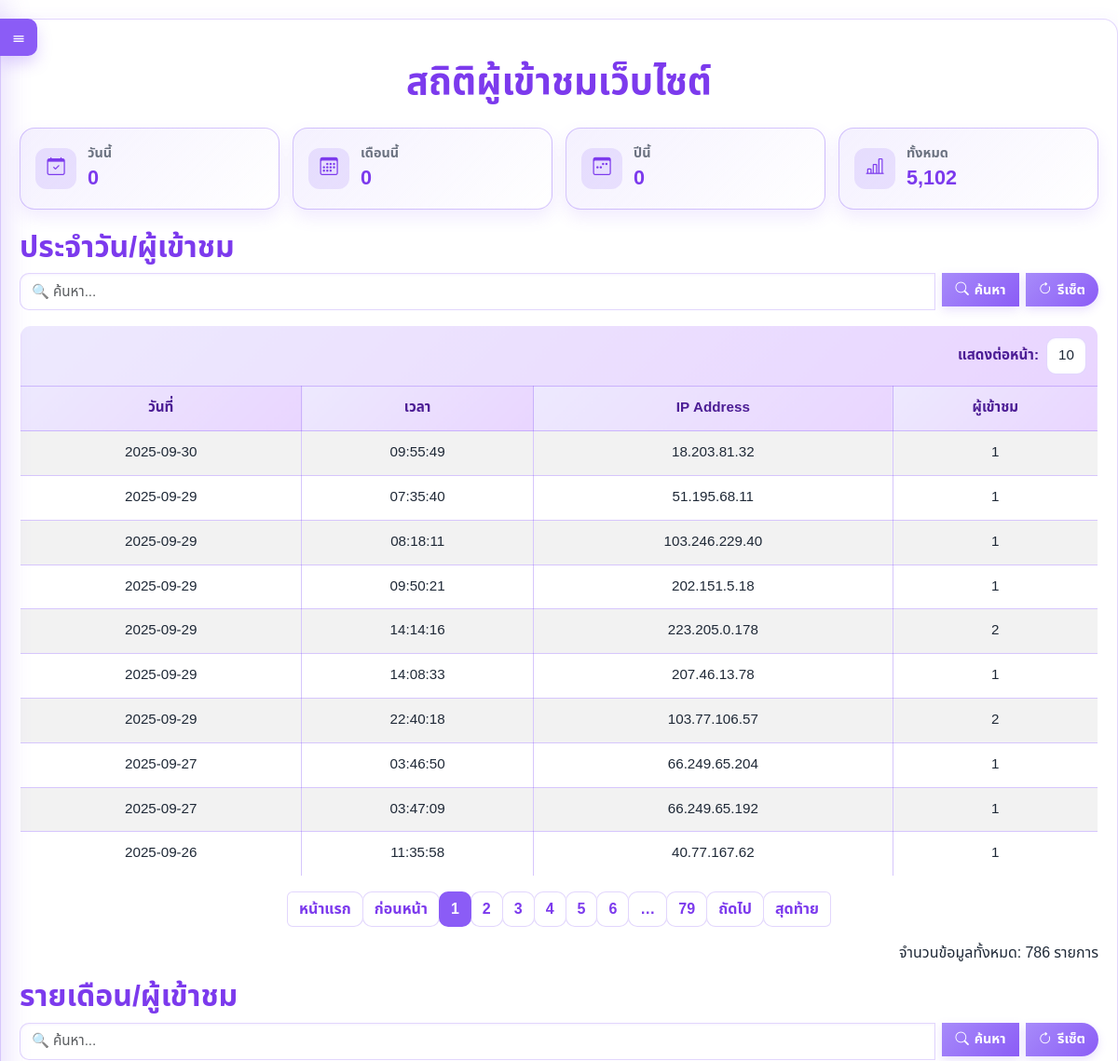
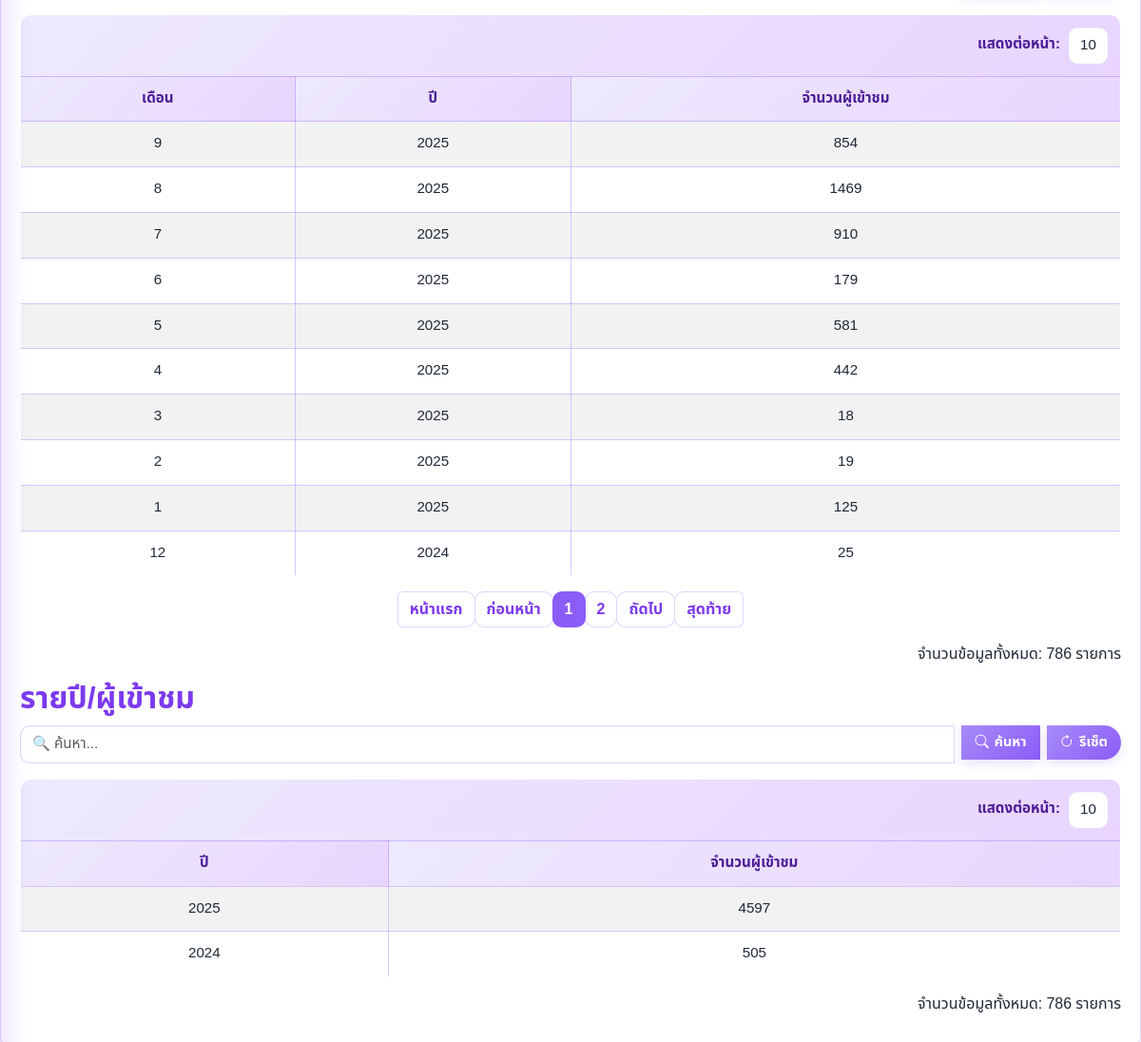
Page /stats.php (signed in) on the committed database (2 pictures, top to bottom).
### tables this page shows
CREATE TABLE `visitors` (
  `id` int(11) NOT NULL,
  `visit_date` date NOT NULL,
  `visit_month` int(11) NOT NULL,
  `visit_year` int(11) NOT NULL,
  `visit_time` time NOT NULL,
  `ip_address` varchar(45) NOT NULL,
  `count` int(11) DEFAULT 1
);

### stats.php (the view, shortened to what this page needs)
<?php
include 'auth.php';
$itemsPerPage = isset($_GET['items_per_page']) ? (int)$_GET['items_per_page'] : 10;
$pageDaily = max(1, (int)($_GET['page_daily'] ?? 1));
$pageMonthly = max(1, (int)($_GET['page_monthly'] ?? 1));
$pageYearly = max(1, (int)($_GET['page_yearly'] ?? 1));
function build_stats_url(array $params, string $anchor = ''): string
{
    $query = http_build_query($params);
    $url = $query === '' ? '?' : '?' . $query;
    if ($anchor !== '') {
        $url .= '#' . $anchor;
    }
    return $url;
}
function build_page_range(int $current, int $total, int $window = 2): array
{
    $maxDisplay = ($window * 2) + 5;
    if ($total <= $maxDisplay) {
        return range(1, $total);
    }
    $pages = [1];
    $start = max(2, $current - $window);
    $end = min($total - 1, $current + $window);
    if ($current <= $window + 2) {
        $start = 2;
        $end = min($total - 1, 2 + ($window * 2));
    } elseif ($current >= $total - ($window + 1)) {
        $end = $total - 1;
        $start = max(2, $total - (($window * 2) + 1));
    }
    for ($i = $start; $i <= $end; $i++) {
        $pages[] = $i;
    }
    if ($end < $total - 1) {
        $pages[] = '...';
    }
    $pages[] = $total;
    return $pages;
}
$offsetDaily = ($pageDaily - 1) * $itemsPerPage;
$offsetMonthly = ($pageMonthly - 1) * $itemsPerPage;
$offsetYearly = ($pageYearly - 1) * $itemsPerPage;
$dailyQuery = "";
$monthlyQuery = "";
$yearlySearch = isset($_GET['yearly_search']) ? trim($_GET['yearly_search']) : '';
$yearlyQuery = "";
$result = $conn->query("SELECT visit_date, visit_time, ip_address, count FROM visitors $dailyQuery ORDER BY visit_date DESC LIMIT $itemsPerPage OFFSET $offsetDaily");
$daily_visits = [];
while ($row = $result->fetch_assoc()) {
    $daily_visits[] = $row;
}
$result = $conn->query("SELECT COUNT(*) AS total FROM visitors $dailyQuery");
$row = $result->fetch_assoc();
$totalDaily = $row ? (int)$row['total'] : 0;
$totalDailyPages = ceil($totalDaily / $itemsPerPage);
$result = $conn->query("SELECT visit_month, visit_year, SUM(count) AS total_visits FROM visitors $monthlyQuery GROUP BY visit_year, visit_month ORDER BY visit_year DESC, visit_month DESC LIMIT $itemsPerPage OFFSET $offsetMonthly");
$monthly_visits = [];
while ($row = $result->fetch_assoc()) {
    $monthly_visits[] = $row;
}
$result = $conn->query("SELECT COUNT(DISTINCT visit_year, visit_month) AS total FROM visitors $monthlyQuery");
$row = $result->fetch_assoc();
$totalMonthly = $row ? (int)$row['total'] : 0;
$totalMonthlyPages = ceil($totalMonthly / $itemsPerPage);
$result = $conn->query("SELECT visit_year, SUM(count) AS total_visits FROM visitors $yearlyQuery GROUP BY visit_year ORDER BY visit_year DESC LIMIT $itemsPerPage OFFSET $offsetYearly");
$yearly_visits = [];
while ($row = $result->fetch_assoc()) {
    $yearly_visits[] = $row;
}
function fetch_single_value(mysqli $conn, string $sql, string $types = '', array $params = []): int
{
    $stmt = $conn->prepare($sql);
    if ($types !== '' && !empty($params)) {
        $stmt->bind_param($types, ...$params);
    }
    $stmt->execute();
    $result = $stmt->get_result();
    $value = 0;
    if ($result) {
        $row = $result->fetch_assoc();
        if ($row) {
            $value = (int)($row['total'] ?? 0);
        }
    }
    return $value;
}
$today = date('Y-m-d');
$currentMonth = date('m');
$currentYear = date('Y');
$todayVisits = fetch_single_value(
    $conn,
    "SELECT SUM(count) AS total FROM visitors WHERE visit_date = ?",
    "s",
    [$today]
);
$monthVisits = fetch_single_value(
    $conn,
    "SELECT SUM(count) AS total FROM visitors WHERE visit_month = ? AND visit_year = ?",
    "ss",
    [$currentMonth, $currentYear]
);
$yearVisits = fetch_single_value(
    $conn,
    "SELECT SUM(count) AS total FROM visitors WHERE visit_year = ?",
    "s",
    [$currentYear]
);
$allVisits = fetch_single_value(
    $conn,
    "SELECT SUM(count) AS total FROM visitors"
);
?>
<!DOCTYPE html>
<html lang="th">
<head>
    <link href="https://cdn.jsdelivr.net/npm/bootstrap@5.3.2/dist/css/bootstrap.min.css" rel="stylesheet">
    <link href="https://cdn.jsdelivr.net/npm/bootstrap-icons/font/bootstrap-icons.css" rel="stylesheet">
</head>
<body>
<div class="sidebar-toggle"><span>☰</span></div>
    <div class="container">
        <h1 class="text-center my-4">สถิติผู้เข้าชมเว็บไซต์</h1>
        <div class="dashboard-grid">
            <div class="stat-card">
                <span class="stat-icon"><i class="bi bi-calendar-check"></i></span>
                <div>
                    <div class="stat-label">วันนี้</div>
                    <div class="stat-value"><?= number_format($todayVisits) ?></div>
                </div>
            </div>
            <div class="stat-card">
                <span class="stat-icon"><i class="bi bi-calendar3"></i></span>
                <div>
                    <div class="stat-label">เดือนนี้</div>
                    <div class="stat-value"><?= number_format($monthVisits) ?></div>
                </div>
            </div>
            <div class="stat-card">
                <span class="stat-icon"><i class="bi bi-calendar3-week"></i></span>
                <div>
                    <div class="stat-label">ปีนี้</div>
                    <div class="stat-value"><?= number_format($yearVisits) ?></div>
                </div>
            </div>
            <div class="stat-card">
                <span class="stat-icon"><i class="bi bi-bar-chart-line"></i></span>
                <div>
                    <div class="stat-label">ทั้งหมด</div>
                    <div class="stat-value"><?= number_format($allVisits) ?></div>
                </div>
            </div>
        </div>
        <h2 id="daily-section">ประจำวัน/ผู้เข้าชม</h2>
        <form class="d-flex flex-column flex-md-row align-items-stretch gap-2 mb-3" method="GET">
    <div class="input-group flex-column flex-md-row gap-2">
        <input type="text" name="yearly_search" class="form-control" placeholder="🔍 ค้นหา..." value="<?= htmlspecialchars($yearlySearch) ?>">
        <button type="submit" class="btn btn-primary flex-shrink-0"><i class="bi bi-search"></i> ค้นหา</button>
        <a href="?" class="btn btn-secondary flex-shrink-0"><i class="bi bi-arrow-clockwise"></i> รีเซ็ต</a>
    </div>
</form>
        <table class="table table-striped table-hover">
            <thead>
    <tr>
        <th colspan="4">
            <form class="d-flex align-items-center gap-2 justify-content-end" method="GET">
                <label for="items_per_page_daily" class="fw-semibold mb-0">แสดงต่อหน้า:</label>
                <select id="items_per_page_daily" name="items_per_page" class="form-select form-select-sm" style="width: auto;" onchange="this.form.submit()">
                    <option value="10" <?= $itemsPerPage == 10 ? 'selected' : '' ?>>10</option>
                </select>
            </form>
        </th>
    </tr>
    <tr>
        <th>วันที่</th>
        <th>เวลา</th>
        <th>IP Address</th>
        <th>ผู้เข้าชม</th>
    </tr>
            </thead>
            <tbody>
                <?php if (count($daily_visits) > 0): ?>
                    <?php foreach ($daily_visits as $row): ?>
                        <tr>
                            <td><?= htmlspecialchars($row['visit_date']) ?></td>
                            <td><?= htmlspecialchars($row['visit_time']) ?></td>
                            <td><?= htmlspecialchars($row['ip_address']) ?></td>
                            <td><?= htmlspecialchars($row['count']) ?></td>
                        </tr>
                    <?php endforeach; ?>
                <?php else: ?>
                    <tr>
                        <td colspan="4" class="text-center">ไม่มีข้อมูล</td>
                    </tr>
                <?php endif; ?>
            </tbody>
        </table>
        <?php if ($totalDailyPages > 1): ?>
        <nav aria-label="Daily pagination">
            <ul class="pagination justify-content-center">
                <li class="page-item <?= ($pageDaily <= 1) ? 'disabled' : '' ?>">
                    <a class="page-link" href="<?= build_stats_url(array_merge($_GET, ['page_daily' => 1]), 'daily-section') ?>">หน้าแรก</a>
                </li>
                <li class="page-item <?= ($pageDaily <= 1) ? 'disabled' : '' ?>">
                    <a class="page-link" href="<?= build_stats_url(array_merge($_GET, ['page_daily' => max(1, $pageDaily - 1)]), 'daily-section') ?>">ก่อนหน้า</a>
                </li>
                <?php foreach (build_page_range($pageDaily, $totalDailyPages) as $page): ?>
                    <?php if ($page === '...'): ?>
                        <li class="page-item disabled"><span class="page-link">&hellip;</span></li>
                    <?php else: ?>
                        <li class="page-item <?= ($page == $pageDaily) ? 'active' : '' ?>">
                            <a class="page-link" href="<?= build_stats_url(array_merge($_GET, ['page_daily' => $page]), 'daily-section') ?>"><?= $page ?></a>
                        </li>
                    <?php endif; ?>
                <?php endforeach; ?>
                <li class="page-item <?= ($pageDaily >= $totalDailyPages) ? 'disabled' : '' ?>">
                    <a class="page-link" href="<?= build_stats_url(array_merge($_GET, ['page_daily' => min($totalDailyPages, $pageDaily + 1)]), 'daily-section') ?>">ถัดไป</a>
                </li>
                <li class="page-item <?= ($pageDaily >= $totalDailyPages) ? 'disabled' : '' ?>">
                    <a class="page-link" href="<?= build_stats_url(array_merge($_GET, ['page_daily' => $totalDailyPages]), 'daily-section') ?>">สุดท้าย</a>
                </li>
            </ul>
        </nav>
        <?php endif; ?>
        <p class="text-end">จำนวนข้อมูลทั้งหมด: <?= $totalDaily ?> รายการ</p>
        <h2 id="monthly-section">รายเดือน/ผู้เข้าชม</h2>
        <form class="d-flex flex-column flex-md-row align-items-stretch gap-2 mb-3" method="GET">
    <div class="input-group flex-column flex-md-row gap-2">
        <input type="text" name="yearly_search" class="form-control" placeholder="🔍 ค้นหา..." value="<?= htmlspecialchars($yearlySearch) ?>">
        <button type="submit" class="btn btn-primary flex-shrink-0"><i class="bi bi-search"></i> ค้นหา</button>
        <a href="?" class="btn btn-secondary flex-shrink-0"><i class="bi bi-arrow-clockwise"></i> รีเซ็ต</a>
    </div>
</form>
        <table class="table table-striped table-hover">
            <thead>
    <tr>
        <th colspan="3">
            <form class="d-flex align-items-center gap-2 justify-content-end" method="GET">
                <label for="items_per_page_monthly" class="fw-semibold mb-0">แสดงต่อหน้า:</label>
                <select id="items_per_page_monthly" name="items_per_page" class="form-select form-select-sm" style="width: auto;" onchange="this.form.submit()">
                    <option value="10" <?= $itemsPerPage == 10 ? 'selected' : '' ?>>10</option>
                </select>
            </form>
        </th>
    </tr>
    <tr>
        <th>เดือน</th>
        <th>ปี</th>
        <th>จำนวนผู้เข้าชม</th>
    </tr>
            </thead>
            <tbody>
                <?php if (count($monthly_visits) > 0): ?>
                    <?php foreach ($monthly_visits as $row): ?>
                        <tr>
                            <td><?= htmlspecialchars($row['visit_month']) ?></td>
                            <td><?= htmlspecialchars($row['visit_year']) ?></td>
                            <td><?= htmlspecialchars($row['total_visits']) ?></td>
                        </tr>
                    <?php endforeach; ?>
                <?php else: ?>
                    <tr>
                        <td colspan="3" class="text-center">ไม่มีข้อมูล</td>
                    </tr>
                <?php endif; ?>
            </tbody>
        </table>
        <?php if ($totalMonthlyPages > 1): ?>
        <nav aria-label="Monthly pagination">
            <ul class="pagination justify-content-center">
                <li class="page-item <?= ($pageMonthly <= 1) ? 'disabled' : '' ?>">
                    <a class="page-link" href="<?= build_stats_url(array_merge($_GET, ['page_monthly' => 1]), 'monthly-section') ?>">หน้าแรก</a>
                </li>
                <li class="page-item <?= ($pageMonthly <= 1) ? 'disabled' : '' ?>">
                    <a class="page-link" href="<?= build_stats_url(array_merge($_GET, ['page_monthly' => max(1, $pageMonthly - 1)]), 'monthly-section') ?>">ก่อนหน้า</a>
                </li>
                <?php foreach (build_page_range($pageMonthly, $totalMonthlyPages) as $page): ?>
                    <?php if ($page === '...'): ?>
                        <li class="page-item disabled"><span class="page-link">&hellip;</span></li>
                    <?php else: ?>
                        <li class="page-item <?= ($page == $pageMonthly) ? 'active' : '' ?>">
                            <a class="page-link" href="<?= build_stats_url(array_merge($_GET, ['page_monthly' => $page]), 'monthly-section') ?>"><?= $page ?></a>
                        </li>
                    <?php endif; ?>
                <?php endforeach; ?>
                <li class="page-item <?= ($pageMonthly >= $totalMonthlyPages) ? 'disabled' : '' ?>">
                    <a class="page-link" href="<?= build_stats_url(array_merge($_GET, ['page_monthly' => min($totalMonthlyPages, $pageMonthly + 1)]), 'monthly-section') ?>">ถัดไป</a>
                </li>
                <li class="page-item <?= ($pageMonthly >= $totalMonthlyPages) ? 'disabled' : '' ?>">
                    <a class="page-link" href="<?= build_stats_url(array_merge($_GET, ['page_monthly' => $totalMonthlyPages]), 'monthly-section') ?>">สุดท้าย</a>
                </li>
            </ul>
        </nav>
        <?php endif; ?>
        <p class="text-end">จำนวนข้อมูลทั้งหมด: <?= $totalDaily ?> รายการ</p>
        <h2 id="yearly-section">รายปี/ผู้เข้าชม</h2>
        <form class="d-flex flex-column flex-md-row align-items-stretch gap-2 mb-3" method="GET">
    <div class="input-group flex-column flex-md-row gap-2">
        <input type="text" name="yearly_search" class="form-control" placeholder="🔍 ค้นหา..." value="<?= htmlspecialchars($yearlySearch) ?>">
        <button type="submit" class="btn btn-primary flex-shrink-0"><i class="bi bi-search"></i> ค้นหา</button>
        <a href="?" class="btn btn-secondary flex-shrink-0"><i class="bi bi-arrow-clockwise"></i> รีเซ็ต</a>
    </div>
</form>
        <table class="table table-striped table-hover">
            <thead>
    <tr>
        <th colspan="2">
            <form class="d-flex align-items-center gap-2 justify-content-end" method="GET">
                <label for="items_per_page_yearly" class="fw-semibold mb-0">แสดงต่อหน้า:</label>
                <select id="items_per_page_yearly" name="items_per_page" class="form-select form-select-sm" style="width: auto;" onchange="this.form.submit()">
                    <option value="10" <?= $itemsPerPage == 10 ? 'selected' : '' ?>>10</option>
                </select>
            </form>
        </th>
    </tr>
    <tr>
        <th>ปี</th>
        <th>จำนวนผู้เข้าชม</th>
    </tr>
            </thead>
            <tbody>
                <?php if (count($yearly_visits) > 0): ?>
                    <?php foreach ($yearly_visits as $row): ?>
                        <tr>
                            <td><?= htmlspecialchars($row['visit_year']) ?></td>
                            <td><?= htmlspecialchars($row['total_visits']) ?></td>
                        </tr>
                    <?php endforeach; ?>
                <?php else: ?>
                    <tr>
                        <td colspan="2" class="text-center">ไม่มีข้อมูล</td>
                    </tr>
                <?php endif; ?>
            </tbody>
        </table>
        <p class="text-end">จำนวนข้อมูลทั้งหมด: <?= $totalDaily ?> รายการ</p>
    </div>
</body>
</html>

### rows in the picture
visitors: visit_date "2025-09-30", visit_time "09:55:49", ip_address "18.203.81.32", count "1"
visitors: visit_date "2025-09-29", visit_time "07:35:40", ip_address "51.195.68.11", count "1"
visitors: visit_date "2025-09-29", visit_time "08:18:11", ip_address "103.246.229.40", count "1"
visitors: visit_date "2025-09-29", visit_time "09:50:21", ip_address "202.151.5.18", count "1"
visitors: visit_date "2025-09-29", visit_time "14:14:16", ip_address "223.205.0.178", count "2"
visitors: visit_date "2025-09-29", visit_time "14:08:33", ip_address "207.46.13.78", count "1"
visitors: visit_date "2025-09-29", visit_time "22:40:18", ip_address "103.77.106.57", count "2"
visitors: visit_date "2025-09-27", visit_time "03:46:50", ip_address "66.249.65.204", count "1"
visitors: visit_date "2025-09-27", visit_time "03:47:09", ip_address "66.249.65.192", count "1"
visitors: visit_date "2025-09-26", visit_time "11:35:58", ip_address "40.77.167.62", count "1"

### other values in the picture
$todayVisits "0"
$monthVisits "0"
$yearVisits "0"
$allVisits "5,102"
$page "1"
$page "2"
$page "3"
$page "4"
$page "5"
$page "6"
$page "79"
$totalDaily "786"
$row['visit_month'] "9"
$row['visit_year'] "2025"
$row['total_visits'] "854"
